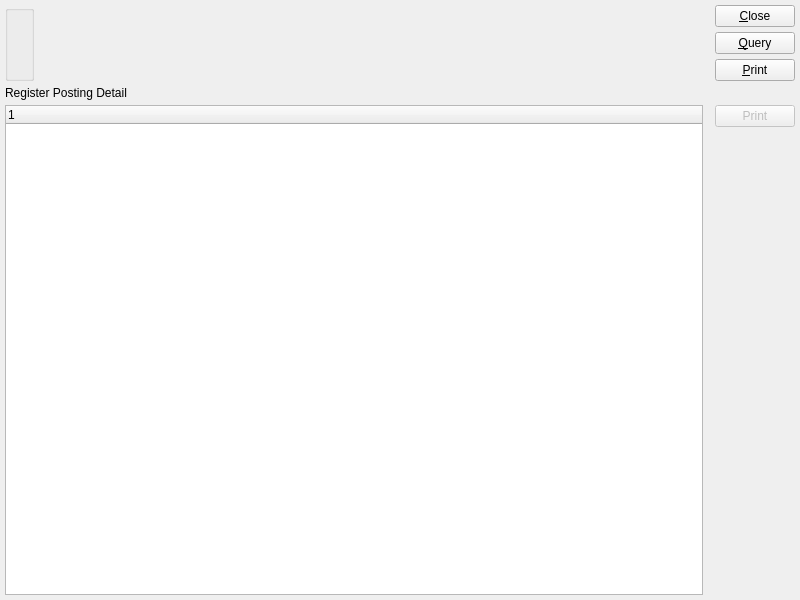
<?xml version="1.0" encoding="UTF-8"?>
<ui version="4.0">
 <comment>This file is part of the xtpos package for xTuple ERP: PostBooks Edition, a free and
open source Enterprise Resource Planning software suite,
Copyright (c) 1999-2011 by OpenMFG LLC, d/b/a xTuple.
It is licensed to you under the Common Public Attribution License
version 1.0, the full text of which (including xTuple-specific Exhibits)
is available at www.xtuple.com/CPAL.  By using this software, you agree
to be bound by its terms.</comment>
 <class>dspRegisterHistory</class>
 <widget class="QMainWindow" name="dspRegisterHistory">
  <property name="geometry">
   <rect>
    <x>0</x>
    <y>0</y>
    <width>800</width>
    <height>600</height>
   </rect>
  </property>
  <property name="windowTitle">
   <string>Register History</string>
  </property>
  <widget class="QWidget" name="widget">
   <layout class="QGridLayout" name="gridLayout_2">
    <item row="0" column="0">
     <layout class="QHBoxLayout" name="horizontalLayout">
      <item>
       <widget class="WarehouseGroup" name="_sites"/>
      </item>
      <item>
       <widget class="DateCluster" name="_dates"/>
      </item>
      <item>
       <spacer>
        <property name="orientation">
         <enum>Qt::Horizontal</enum>
        </property>
        <property name="sizeHint" stdset="0">
         <size>
          <width>13</width>
          <height>20</height>
         </size>
        </property>
       </spacer>
      </item>
      <item>
       <layout class="QVBoxLayout">
        <property name="spacing">
         <number>0</number>
        </property>
        <item>
         <layout class="QVBoxLayout">
          <property name="spacing">
           <number>5</number>
          </property>
          <item>
           <layout class="QVBoxLayout">
            <item>
             <widget class="QPushButton" name="_close">
              <property name="text">
               <string>&amp;Close</string>
              </property>
             </widget>
            </item>
            <item>
             <widget class="QPushButton" name="_query">
              <property name="text">
               <string>&amp;Query</string>
              </property>
             </widget>
            </item>
            <item>
             <widget class="QPushButton" name="_printList">
              <property name="text">
               <string>&amp;Print</string>
              </property>
             </widget>
            </item>
            <item>
             <spacer name="verticalSpacer_2">
              <property name="orientation">
               <enum>Qt::Vertical</enum>
              </property>
              <property name="sizeHint" stdset="0">
               <size>
                <width>20</width>
                <height>0</height>
               </size>
              </property>
             </spacer>
            </item>
           </layout>
          </item>
         </layout>
        </item>
       </layout>
      </item>
     </layout>
    </item>
    <item row="1" column="0">
     <widget class="QFrame" name="_frame">
      <property name="sizePolicy">
       <sizepolicy hsizetype="Preferred" vsizetype="Preferred">
        <horstretch>0</horstretch>
        <verstretch>1</verstretch>
       </sizepolicy>
      </property>
      <property name="frameShape">
       <enum>QFrame::NoFrame</enum>
      </property>
      <property name="frameShadow">
       <enum>QFrame::Raised</enum>
      </property>
      <layout class="QGridLayout" name="gridLayout">
       <property name="margin">
        <number>0</number>
       </property>
       <item row="0" column="0">
        <layout class="QVBoxLayout" name="verticalLayout_2">
         <item>
          <widget class="QLabel" name="label">
           <property name="text">
            <string>Register Posting Detail</string>
           </property>
          </widget>
         </item>
         <item>
          <layout class="QHBoxLayout" name="horizontalLayout_2">
           <property name="spacing">
            <number>12</number>
           </property>
           <item>
            <widget class="XTreeWidget" name="_detail">
             <property name="sizePolicy">
              <sizepolicy hsizetype="Expanding" vsizetype="Expanding">
               <horstretch>0</horstretch>
               <verstretch>1</verstretch>
              </sizepolicy>
             </property>
             <property name="rootIsDecorated">
              <bool>true</bool>
             </property>
            </widget>
           </item>
           <item>
            <layout class="QVBoxLayout" name="verticalLayout">
             <item>
              <widget class="QPushButton" name="_printReceipt">
               <property name="enabled">
                <bool>false</bool>
               </property>
               <property name="text">
                <string>Print</string>
               </property>
              </widget>
             </item>
             <item>
              <spacer name="verticalSpacer">
               <property name="orientation">
                <enum>Qt::Vertical</enum>
               </property>
               <property name="sizeHint" stdset="0">
                <size>
                 <width>20</width>
                 <height>318</height>
                </size>
               </property>
              </spacer>
             </item>
            </layout>
           </item>
          </layout>
         </item>
        </layout>
       </item>
      </layout>
     </widget>
    </item>
   </layout>
  </widget>
 </widget>
 <layoutdefault spacing="5" margin="5"/>
 <pixmapfunction>qPixmapFromMimeSource</pixmapfunction>
 <customwidgets>
  <customwidget>
   <class>DateCluster</class>
   <extends>QWidget</extends>
   <header>datecluster.h</header>
  </customwidget>
  <customwidget>
   <class>WarehouseGroup</class>
   <extends>QGroupBox</extends>
   <header>warehousegroup.h</header>
  </customwidget>
  <customwidget>
   <class>XTreeWidget</class>
   <extends>QTreeWidget</extends>
   <header>xtreewidget.h</header>
  </customwidget>
 </customwidgets>
 <tabstops>
  <tabstop>_detail</tabstop>
  <tabstop>_printList</tabstop>
  <tabstop>_close</tabstop>
 </tabstops>
 <includes>
  <include location="global">parameter.h</include>
 </includes>
 <resources/>
 <connections>
  <connection>
   <sender>_close</sender>
   <signal>clicked()</signal>
   <receiver>dspRegisterHistory</receiver>
   <slot>close()</slot>
   <hints>
    <hint type="sourcelabel">
     <x>772</x>
     <y>58</y>
    </hint>
    <hint type="destinationlabel">
     <x>20</x>
     <y>20</y>
    </hint>
   </hints>
  </connection>
  <connection>
   <sender>_detail</sender>
   <signal>valid(bool)</signal>
   <receiver>_printReceipt</receiver>
   <slot>setEnabled(bool)</slot>
   <hints>
    <hint type="sourcelabel">
     <x>671</x>
     <y>238</y>
    </hint>
    <hint type="destinationlabel">
     <x>738</x>
     <y>232</y>
    </hint>
   </hints>
  </connection>
 </connections>
</ui>
